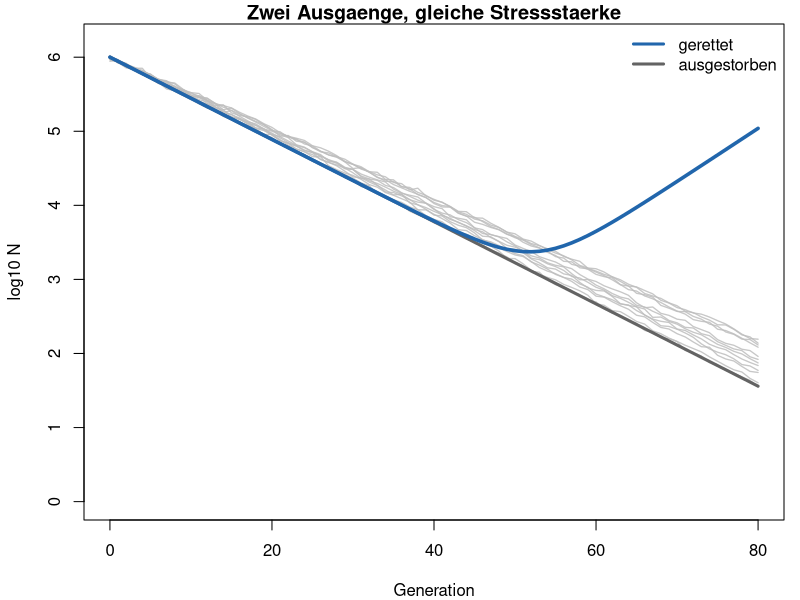
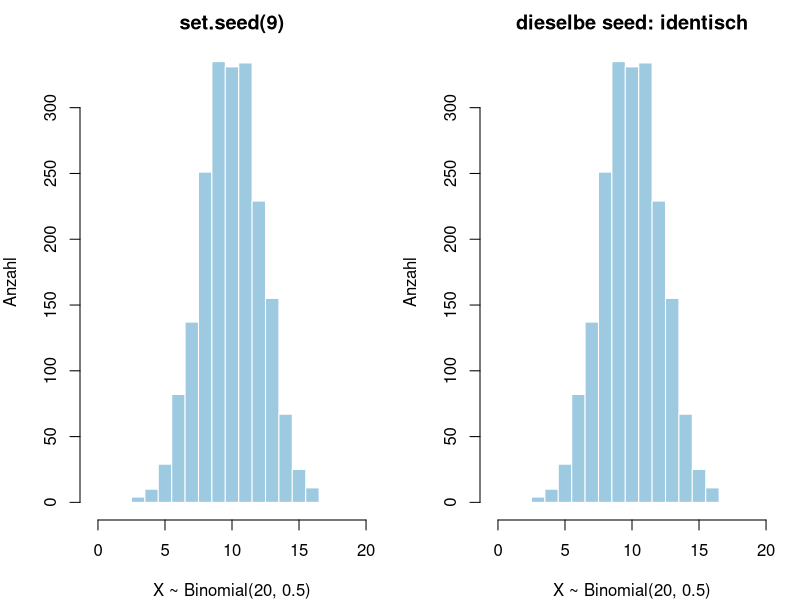
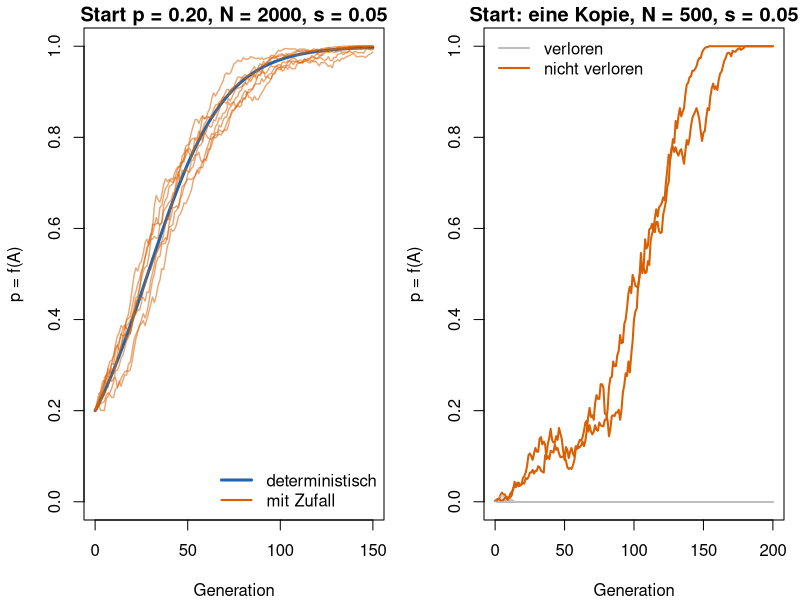
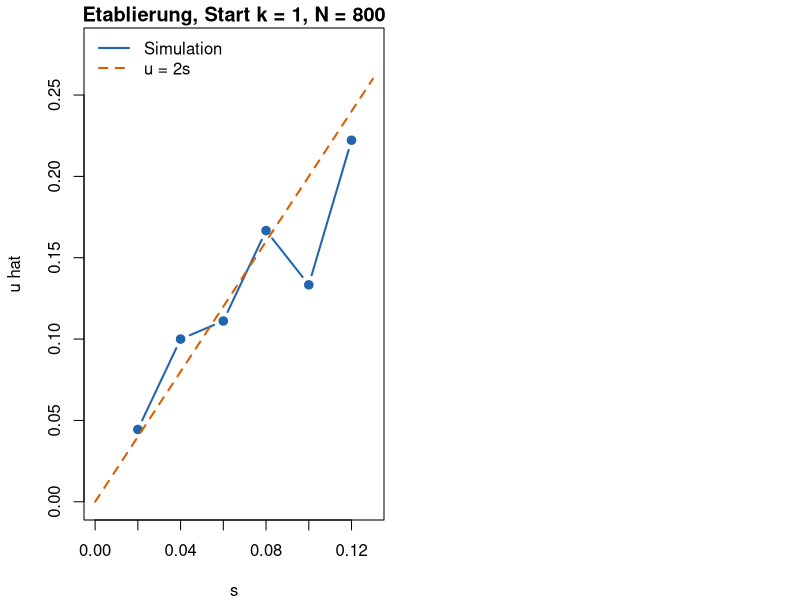

Source code (R) for these figures, in order:
## ---- chunk 1
#| include: false
selection_step_haploid <- function(p, s) {
  p * (1 + s) / (1 + p * s)
}

wf_step <- function(p, s, N) {
  p_sel <- selection_step_haploid(p, s)
  if (p_sel <= 0) return(0)
  if (p_sel >= 1) return(1)
  rbinom(1, N, p_sel) / N
}

simulate_det <- function(p0, s, generations = 200) {
  p <- numeric(generations + 1)
  p[1] <- p0
  for (t in seq_len(generations)) p[t + 1] <- selection_step_haploid(p[t], s)
  data.frame(generation = 0:generations, p = p)
}

simulate_wf <- function(p0, s, N, generations = 200) {
  p <- numeric(generations + 1)
  p[1] <- p0
  for (t in seq_len(generations)) p[t + 1] <- wf_step(p[t], s, N)
  data.frame(generation = 0:generations, p = p)
}

lineage_fate <- function(s, N, k = 1, max_gen = 400) {
  p <- k / N
  for (t in seq_len(max_gen)) {
    p <- wf_step(p, s, N)
    if (p <= 0) return(0)
    if (p >= 1) return(1)
  }
  as.numeric(p >= 0.5)
}

u_hat <- function(s, N, n_reps = 250, k = 1) {
  mean(replicate(n_reps, lineage_fate(s, N, k = k)))
}

schematic_rescue <- function(generations = 80, N0 = 1e6, r = 0.12, s = 0.18,
                             establish_at = 28) {
  t <- 0:generations
  n_wt <- N0 * (1 - r)^t
  n_mut <- numeric(length(t))
  if (establish_at <= generations) {
    n_mut[(establish_at + 1):length(t)] <-
      20 * (1 + s)^(t[(establish_at + 1):length(t)] - establish_at)
  }
  n_tot <- n_wt + n_mut
  n_tot[n_tot < 1] <- 1
  data.frame(generation = t, N = n_tot, n_wt = pmax(n_wt, 1),
             n_ext = pmax(N0 * (1 - r)^t, 1))
}
## ---- chunk 2
#| fig-height: 3.45
#| fig-width: 8.4
#| out-width: 90%
set.seed(9)
par(mar = c(4, 4.2, 1.2, 0.8))
plot(NA, xlim = c(0, 80), ylim = c(0, 6.2),
     xlab = "Generation", ylab = "log10 N",
     main = "Zwei Ausgaenge, gleiche Stressstaerke")
for (i in 1:12) {
  r_i <- 0.11 + runif(1, -0.01, 0.01)
  t <- 0:80
  n <- 1e6 * (1 - r_i)^t * exp(rnorm(length(t), 0, 0.04))
  n[n < 1] <- 1
  lines(t, log10(n), col = adjustcolor("#bdbdbd", 0.85), lwd = 1.3)
}
sch <- schematic_rescue()
lines(sch$generation, log10(sch$n_ext), col = "#636363", lwd = 3)
lines(sch$generation, log10(sch$N), col = "#2166ac", lwd = 3.5)
legend("topright", c("gerettet", "ausgestorben"),
       col = c("#2166ac", "#636363"), lwd = 3, bty = "n")
## ---- chunk 3
#| fig-height: 3.35
#| fig-width: 8.4
#| out-width: 90%
par(mfrow = c(1, 2), mar = c(4, 4, 2.2, 0.8))
set.seed(9)
h1 <- rbinom(2000, size = 20, prob = 0.5)
set.seed(9)
h2 <- rbinom(2000, size = 20, prob = 0.5)
hist(h1, breaks = 0:21 - 0.5, col = "#9ecae1", border = "white",
     main = "set.seed(9)", xlab = "X ~ Binomial(20, 0.5)", ylab = "Anzahl")
hist(h2, breaks = 0:21 - 0.5, col = "#9ecae1", border = "white",
     main = "dieselbe seed: identisch", xlab = "X ~ Binomial(20, 0.5)",
     ylab = "Anzahl")
## ---- chunk 4
#| fig-height: 3.45
#| fig-width: 8.2
#| out-width: 88%
set.seed(9)
par(mar = c(4, 4.2, 1.4, 0.8))
det <- simulate_det(0.20, s = 0.05, 150)
plot(det$generation, det$p, type = "l", lwd = 3, col = "#2166ac",
     ylim = c(0, 1), xlab = "Generation", ylab = "p = f(A)",
     main = "Start p = 0.20, N = 2000, s = 0.05")
for (i in 1:8) {
  sim <- simulate_wf(0.20, 0.05, N = 2000, 150)
  lines(sim$generation, sim$p, col = adjustcolor("#d95f02", 0.55), lwd = 1.4)
}
legend("bottomright", c("deterministisch", "mit Zufall"),
       col = c("#2166ac", "#d95f02"), lwd = c(3, 2), bty = "n")
## ---- chunk 5
#| fig-height: 3.45
#| fig-width: 8.2
#| out-width: 88%
set.seed(11)
par(mar = c(4, 4.2, 1.4, 0.8))
N <- 500
plot(NA, xlim = c(0, 200), ylim = c(0, 1),
     xlab = "Generation", ylab = "p = f(A)",
     main = "Start: eine Kopie, N = 500, s = 0.05")
lost <- 0
kept <- 0
for (i in 1:40) {
  sim <- simulate_wf(1 / N, 0.05, N, 200)
  went_to_zero <- min(sim$p) == 0 && sim$p[length(sim$p)] == 0
  col <- if (went_to_zero) adjustcolor("#bdbdbd", 0.7) else "#d95f02"
  lwd <- if (went_to_zero) 1.1 else 2
  lines(sim$generation, sim$p, col = col, lwd = lwd)
  if (went_to_zero) lost <- lost + 1 else kept <- kept + 1
}
legend("topleft", c("verloren", "nicht verloren"),
       col = c("#bdbdbd", "#d95f02"), lwd = c(2, 2), bty = "n")
## ---- chunk 6
#| fig-height: 3.5
#| fig-width: 8.2
#| out-width: 88%
set.seed(9)
s_grid <- c(0.02, 0.04, 0.06, 0.08, 0.10, 0.12)
u_est <- vapply(s_grid, function(s) u_hat(s, N = 800, n_reps = 180), 0.0)
par(mar = c(4, 4.2, 1.4, 0.8))
plot(s_grid, u_est, type = "b", pch = 19, lwd = 2, col = "#2166ac",
     xlim = c(0, 0.13), ylim = c(0, 0.28),
     xlab = "s", ylab = "u hat",
     main = "Etablierung, Start k = 1, N = 800")
curve(2 * x, from = 0, to = 0.13, add = TRUE, lwd = 2, lty = 2, col = "#d95f02")
legend("topleft", c("Simulation", "u = 2s"),
       col = c("#2166ac", "#d95f02"), lwd = 2, lty = c(1, 2), bty = "n")
